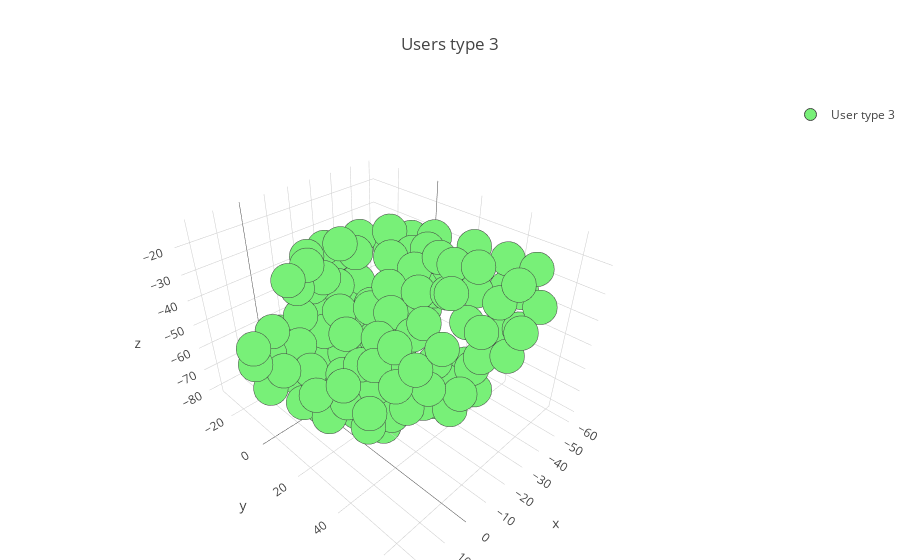

Here is the notebook cell this chart was saved with:
### Code cell
layout.title='Users type 3'
fig3=go.Figure(data=data3, layout=layout)
iplot(fig3)
#py.iplot(fig3, filename='User3')

### Figure 1 — Plotly figure (JSON) as saved in the notebook; plotly's stock layout.template omitted (floating-point values rounded to 4 significant figures)
{"data": [{"marker": {"color": "rgb(120, 240, 120)", "line": {"width": 1}, "size": 12, "symbol": "circle"}, "mode": "markers", "name": "User type 3", "text": ["53, Female, other", "23, Male, writer", "21, Female, artist", "39, Male, engineer", "32, Male, writer", "33, Male, engineer", "29, Female, librarian", "16, Male, none", "49, Male, educator", "24, Male, student", "26, Male, student", "31, Male, administrator", "43, Male, artist", "38, Male, programmer", "48, Female, artist", "30, Male, lawyer", "24, Female, marketing", "49, Male, programmer", "31, Male, entertainment", "57, Male, engineer", "27, Male, programmer", "37, Male, other", "30, Female, administrator", "42, Male, scientist", "26, Female, librarian", "35, Male, programmer", "19, Male, student", "29, Male, programmer", "45, Male, scientist", "60, Male, retired", "37, Male, educator", "39, Male, artist", "19, Male, student", "28, Male, doctor", "44, Male, educator", "31, Female, librarian", "20, Female, student", "21, Male, student", "28, Male, programmer", "21, Male, salesman", "34, Male, marketing", "40, Male, engineer", "31, Male, educator", "43, Female, administrator", "44, Male, executive", "29, Male, doctor", "19, Male, student", "60, Male, retired", "41, Male, marketing", "31, Male, educator", "35, Female, educator", "20, Male, student", "32, Male, librarian", "35, Male, lawyer", "30, Female, librarian", "32, Male, student", "51, Male, other", "22, Male, student", "17, Male, student", "24, Female, other", "31, Male, other", "19, Male, student", "57, Male, engineer", "30, Male, engineer", "29, Male, engineer", "55, Male, educator", "55, Male, educator", "27, Male, student", "30, Female, administrator", "27, Female, other", "30, Male, other", "30, Male, administrator", "24, Male, technician", "60, Male, writer", "32, Male, other", "22, Male, student", "28, Male, engineer", "29, Male, other", "30, Male, educator", "22, Male, engineer", "48, Male, technician", "57, Male, educator", "42, Male, programmer", "49, Female, writer", "50, Female, administrator", "18, Male, student", "33, Male, scientist", "45, Male, other", "20, Male, student", "34, Male, educator", "31, Female, educator", "18, Female, writer", "35, Male, programmer", "33, Male, programmer", "26, Male, student", "37, Male, other", "28, Male, student", "32, Male, educator", "56, Female, librarian", "24, Male, technician", "24, Female, entertainment", "25, Female, other", "35, Male, technician", "30, Female, none", "26, Male, student", "27, Male, scientist", "26, Male, student", "21, Female, artist", "32, Female, writer", "37, Male, engineer", "26, Male, other", "39, Male, artist", "22, Male, engineer", "18, Male, other", "22, Male, student", "19, Female, student", "39, Male, marketing", "30, Female, other", "14, Female, student", "28, Male, writer", "30, Male, other", "44, Female, librarian", "28, Male, healthcare", "51, Male, other", "28, Male, student", "38, Female, technician"], "type": "scatter3d", "x": [-14.66, 6.489, -32.04, -26.73, -17.19, -39.26, -9.395, 13.34, -18.27, -31.35, -28.64, -40.7, -34.36, -42.94, -20.3, 1.378, -33.82, 22.67, -46.43, -23.23, -0.8039, -1.74, -13.26, -6.033, 7.877, -8.712, -11.57, -16.37, -24.82, -19.28, -49.54, -1.05, 5.376, -30.89, 1.033, -5.139, 15.07, -27.96, -9.434, -19.57, -44.27, -16.73, 9.371, -40.67, -16.62, -28.16, -32.95, -24.8, 2.344, -35.17, -22.58, -23.11, -34.39, -6.391, 21.18, -1.401, -9.295, -14.94, -14.54, -50.76, -4.919, -6.748, -28.84, -18.53, -11.6, -38.79, 0.9935, -40.84, -25.71, 4.575, -21.7, -29.44, 8.464, -8.882, -34.76, -14.37, -16.93, -24.63, -2.114, 3.226, -21.45, -35.52, -16.27, -9.993, -35.0, -25.91, -22.92, 18.8, -24.51, -35.63, -31.23, -13.73, -24.64, -26.47, -18.33, -4.497, -7.282, -32.32, -8.26, -25.45, 10.56, -41.42, -59.61, -22.35, -27.05, 4.489, -19.09, -9.062, -20.57, -28.01, -3.241, -14.48, -5.285, 2.889, -1.21, 3.428, -18.54, -7.346, -2.302, -49.04, -14.6, 12.05, -41.15, -30.21, -21.17, -8.58], "y": [21.98, 14.33, 16.66, 49.28, -3.61, 34.82, 32.53, -6.986, 29.35, 41.5, 35.64, 24.44, 59.87, 5.419, -5.564, 7.87, 56.65, 0.1778, 16.14, 14.33, 29.5, -8.409, -1.088, 38.6, 1.095, 29.4, 32.61, 11.56, -31.19, 45.64, -1.098, 13.8, 4.465, 32.19, 28.79, 33.9, 3.284, 61.11, 5.281, 54.1, -6.76, 20.74, 12.06, -22.11, 13.56, 54.18, -11.48, 48.63, 19.37, 49.86, 14.07, 46.26, 25.13, 41.4, -3.069, -2.147, 24.7, 22.74, -2.933, 8.946, -11.19, -2.246, 65.66, -8.221, -11.85, 12.83, -4.614, -3.816, 24.35, -12.69, 37.02, 43.91, -2.889, -9.741, 2.736, 44.53, -11.98, -13.97, -2.426, -3.659, 62.3, 22.7, 40.55, 43.69, 19.25, 22.69, 4.842, -0.0298, 60.76, 33.96, 42.58, 37.55, 55.61, 35.57, 3.466, 16.2, 20.41, 9.157, -10.6, -5.396, 5.837, 13.95, 35.91, 40.33, 45.61, 20.43, 66.66, 6.822, 54.18, 11.82, 20.39, 38.27, 24.89, -10.1, 25.48, 5.818, 49.5, 24.53, 37.19, 6.023, 32.31, -5.248, 0.7751, 15.36, 41.15, -2.74], "z": [-74.56, -73.15, -30.08, -59.91, -22.6, -17.82, -48.04, -54.03, -66.21, -56.27, -19.72, -29.76, -14.12, -31.91, -50.45, -67.51, -22.71, -43.06, -34.59, -45.41, -46.26, -46.4, -46.4, -61.49, -24.49, -72.61, -57.81, -40.7, -41.64, -66.18, -30.48, -59.22, -59.1, -62.93, -65.64, -39.43, -54.4, -30.47, -59.14, -30.89, -34.9, -38.46, -63.01, -54.21, -51.88, -35.99, -27.97, -50.23, -66.17, -14.95, -33.87, -33.06, -23.38, -44.43, -51.94, -62.44, -81.55, -47.3, -58.19, -27.26, -55.17, -52.39, -21.43, -41.14, -46.66, -38.71, -32.61, -25.96, -33.02, -52.27, -69.77, -25.77, -63.63, -38.26, -31.7, -39.29, -26.83, -32.53, -24.41, -53.85, -35.99, -37.45, -47.47, -52.74, -45.78, -42.93, -45.28, -61.6, -14.65, -26.61, -64.99, -33.08, -22.61, -28.83, -53.62, -77.09, -69.16, -44.69, -26.6, -29.55, -69.58, -26.96, -41.03, -58.96, -16.11, -56.8, -24.58, -50.17, -40.45, -52.59, -52.62, -65.06, -60.98, -61.31, -75.68, -75.86, -56.5, -41.92, -51.08, -38.43, -40.35, -44.57, -39.63, -38.24, -24.35, -31.71]}], "layout": {"margin": {"b": 0, "l": 0, "r": 0, "t": -2}, "showlegend": true, "title": "Users type 3"}}
